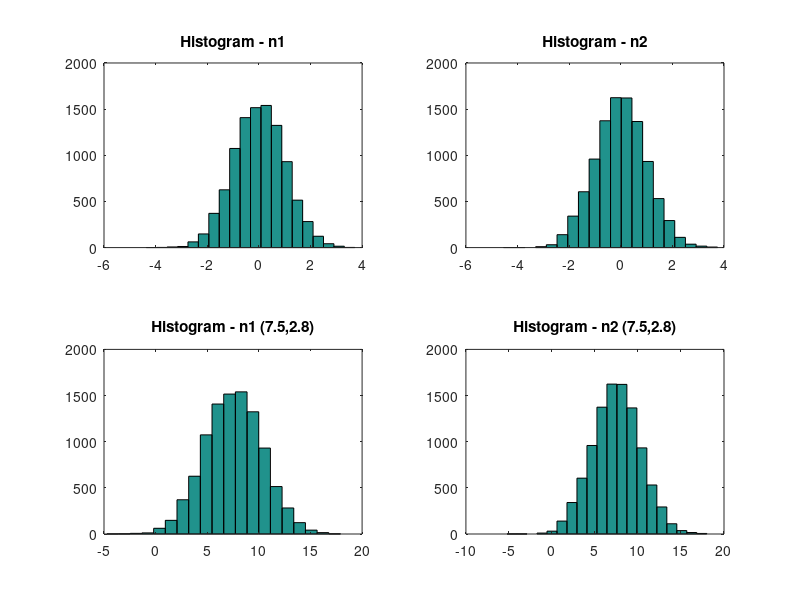

MATLAB code to generate this figure:
disp('Rownomierny R[0,1] --> Normalny (0,1)')
N = 10000;
r1 = rand(1,N);
r2 = rand(1,N);
n1 = sqrt(-2*log(r1)) .* cos(2*pi*r2);
n2 = sqrt(-2*log(r1)) .* sin(2*pi*r2);

% Parametry przekształcenia
mean = 7.5;         %+ średnia
sigma = 2.8;      % +odchylenie standardowe

%przekształcanie 
n1_tr = mean + sigma * n1;
n2_tr = mean + sigma * n2;

%wykresiki
figure;
subplot(111); plot(n1,n2,'b*'); pause
subplot(221);
hist(n1, 20);
title('Histogram - n1');
subplot(222);
hist(n2, 20);
title('Histogram - n2');

subplot(223);
hist(n1_tr, 20);
title(['Histogram - n1 (', num2str(mean), ',', num2str(sigma), ')']);

subplot(224);
hist(n2_tr, 20);
title(['Histogram - n2 (', num2str(mean), ',', num2str(sigma), ')']);
